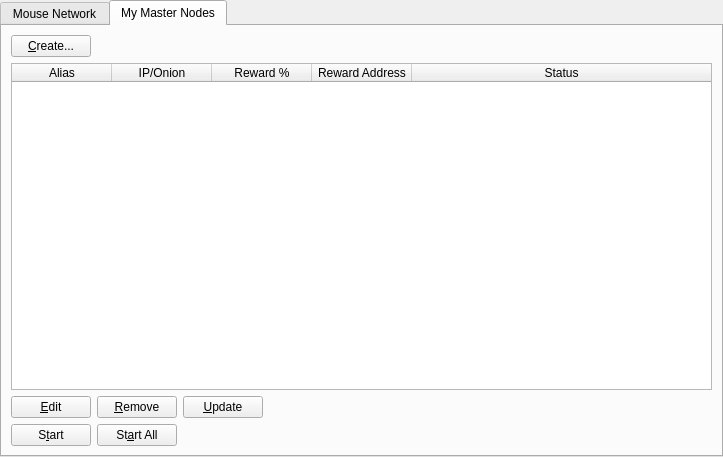
<?xml version="1.0" encoding="UTF-8"?>
<ui version="4.0">
 <class>MasternodeManager</class>
 <widget class="QWidget" name="MasternodeManager">
  <property name="geometry">
   <rect>
    <x>0</x>
    <y>0</y>
    <width>723</width>
    <height>457</height>
   </rect>
  </property>
  <property name="windowTitle">
   <string>Form</string>
  </property>
  <layout class="QVBoxLayout" name="topLayout">
   <property name="leftMargin">
    <number>0</number>
   </property>
   <property name="topMargin">
    <number>0</number>
   </property>
   <property name="rightMargin">
    <number>0</number>
   </property>
   <property name="bottomMargin">
    <number>0</number>
   </property>
   <item>
    <layout class="QVBoxLayout" name="verticalLayout">
     <property name="bottomMargin">
      <number>0</number>
     </property>
     <item>
      <widget class="QTabWidget" name="tabWidget">
       <property name="currentIndex">
        <number>1</number>
       </property>
       <widget class="QWidget" name="tab">
        <attribute name="title">
         <string>Mouse Network</string>
        </attribute>
        <layout class="QGridLayout" name="gridLayout">
         <item row="1" column="0">
          <widget class="QTableWidget" name="tableWidgetMasternodes">
           <property name="editTriggers">
            <set>QAbstractItemView::NoEditTriggers</set>
           </property>
           <property name="alternatingRowColors">
            <bool>true</bool>
           </property>
           <property name="selectionBehavior">
            <enum>QAbstractItemView::SelectRows</enum>
           </property>
           <property name="sortingEnabled">
            <bool>true</bool>
           </property>
           <attribute name="horizontalHeaderStretchLastSection">
            <bool>true</bool>
           </attribute>
           <column>
            <property name="text">
             <string>Address</string>
            </property>
           </column>
           <column>
            <property name="text">
             <string>Protocol</string>
            </property>
           </column>
           <column>
            <property name="text">
             <string>Active</string>
            </property>
           </column>
           <column>
            <property name="text">
             <string>Active (secs)</string>
            </property>
           </column>
           <column>
            <property name="text">
             <string>Last Seen</string>
            </property>
           </column>
           <column>
            <property name="text">
             <string>Pubkey</string>
            </property>
           </column>
          </widget>
         </item>
         <item row="0" column="0">
          <layout class="QHBoxLayout" name="horizontalLayout_3">
           <property name="bottomMargin">
            <number>0</number>
           </property>
           <item>
            <widget class="QLabel" name="label_2">
             <property name="text">
              <string>Mouse Node Count:</string>
             </property>
            </widget>
           </item>
           <item>
            <widget class="QLabel" name="countLabel">
             <property name="text">
              <string>0</string>
             </property>
            </widget>
           </item>
           <item>
            <spacer name="horizontalSpacer_3">
             <property name="orientation">
              <enum>Qt::Horizontal</enum>
             </property>
             <property name="sizeHint" stdset="0">
              <size>
               <width>40</width>
               <height>20</height>
              </size>
             </property>
            </spacer>
           </item>
          </layout>
         </item>
        </layout>
       </widget>
       <widget class="QWidget" name="tab_2">
        <attribute name="title">
         <string>My Master Nodes</string>
        </attribute>
        <layout class="QGridLayout" name="gridLayout_2">
         <item row="0" column="0">
          <layout class="QVBoxLayout" name="verticalLayout_2">
           <property name="bottomMargin">
            <number>0</number>
           </property>
           <item>
            <layout class="QHBoxLayout" name="horizontalLayout">
             <item>
              <widget class="QPushButton" name="createButton">
               <property name="text">
                <string>&amp;Create...</string>
               </property>
              </widget>
             </item>
             <item>
              <spacer name="horizontalSpacer">
               <property name="orientation">
                <enum>Qt::Horizontal</enum>
               </property>
               <property name="sizeHint" stdset="0">
                <size>
                 <width>40</width>
                 <height>20</height>
                </size>
               </property>
              </spacer>
             </item>
            </layout>
           </item>
           <item>
            <widget class="QTableWidget" name="tableWidget_2">
             <property name="minimumSize">
              <size>
               <width>695</width>
               <height>0</height>
              </size>
             </property>
             <property name="editTriggers">
              <set>QAbstractItemView::NoEditTriggers</set>
             </property>
             <property name="alternatingRowColors">
              <bool>true</bool>
             </property>
             <property name="selectionMode">
              <enum>QAbstractItemView::SingleSelection</enum>
             </property>
             <property name="selectionBehavior">
              <enum>QAbstractItemView::SelectRows</enum>
             </property>
             <attribute name="horizontalHeaderStretchLastSection">
              <bool>true</bool>
             </attribute>
             <column>
              <property name="text">
               <string>Alias</string>
              </property>
             </column>
             <column>
              <property name="text">
               <string>IP/Onion</string>
              </property>
             </column>
             <column>
              <property name="text">
               <string>Reward %</string>
              </property>
             </column>
             <column>
              <property name="text">
               <string>Reward Address</string>
              </property>
             </column>
             <column>
              <property name="text">
               <string>Status</string>
              </property>
             </column>
            </widget>
           </item>
           <item>
            <layout class="QHBoxLayout" name="horizontalLayout_2">
             <property name="bottomMargin">
              <number>0</number>
             </property>
             <item>
              <widget class="QPushButton" name="editButton">
               <property name="text">
                <string>&amp;Edit</string>
               </property>
              </widget>
             </item>
             <item>
              <widget class="QPushButton" name="removeButton">
               <property name="text">
                <string>&amp;Remove</string>
               </property>
              </widget>
             </item>
             <item>
              <widget class="QPushButton" name="UpdateButton">
               <property name="text">
                <string>&amp;Update</string>
               </property>
              </widget>
             </item>
             <item>
              <spacer name="horizontalSpacer_2">
               <property name="orientation">
                <enum>Qt::Horizontal</enum>
               </property>
               <property name="sizeHint" stdset="0">
                <size>
                 <width>40</width>
                 <height>20</height>
                </size>
               </property>
              </spacer>
             </item>
            </layout>
           </item>
           <item>
            <layout class="QHBoxLayout" name="horizontalLayout_4">
             <property name="bottomMargin">
              <number>0</number>
             </property>
            </layout>
           </item>
           <item>
            <layout class="QHBoxLayout" name="horizontalLayout_5">
             <property name="bottomMargin">
              <number>0</number>
             </property>
             <item>
              <widget class="QPushButton" name="startButton">
               <property name="text">
                <string>S&amp;tart</string>
               </property>
              </widget>
             </item>
             <item>
              <widget class="QPushButton" name="startAllButton">
               <property name="text">
                <string>St&amp;art All</string>
               </property>
              </widget>
             </item>
             <item>
              <spacer name="horizontalSpacer_5">
               <property name="orientation">
                <enum>Qt::Horizontal</enum>
               </property>
               <property name="sizeHint" stdset="0">
                <size>
                 <width>40</width>
                 <height>20</height>
                </size>
               </property>
              </spacer>
             </item>
            </layout>
           </item>
          </layout>
         </item>
        </layout>
       </widget>
      </widget>
     </item>
    </layout>
   </item>
  </layout>
 </widget>
 <resources/>
 <connections/>
</ui>
